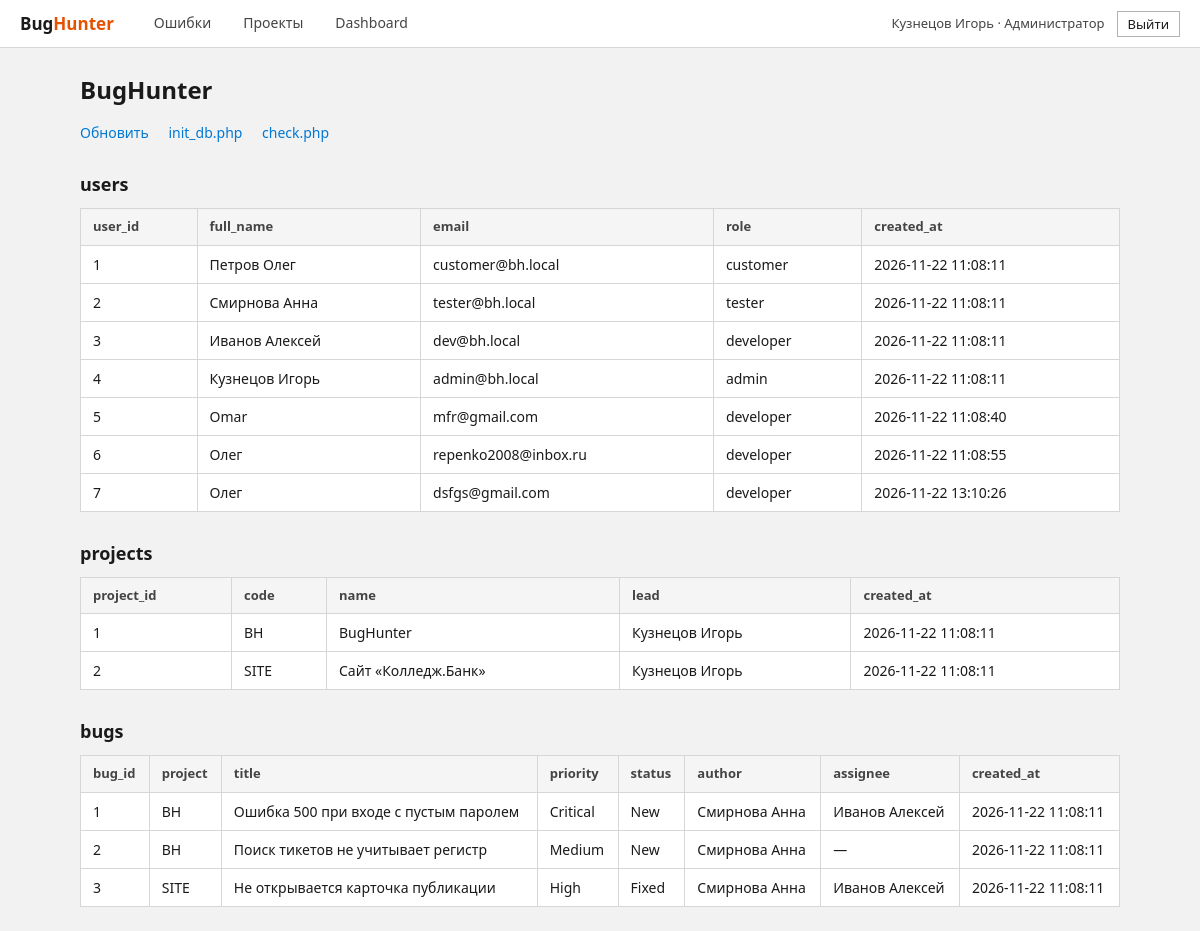
/ (signed in), run on the app's committed database.
### tables this page shows
CREATE TABLE users (
    user_id       INTEGER PRIMARY KEY AUTOINCREMENT,
    full_name     TEXT    NOT NULL,
    email         TEXT    NOT NULL UNIQUE,
    password_hash TEXT    NOT NULL,
    role          TEXT    NOT NULL CHECK (role IN ('customer', 'tester', 'developer', 'admin')),
    created_at    TEXT    NOT NULL DEFAULT CURRENT_TIMESTAMP
);

CREATE TABLE projects (
    project_id  INTEGER PRIMARY KEY AUTOINCREMENT,
    code        TEXT    NOT NULL UNIQUE CHECK (length(code) BETWEEN 2 AND 10),
    name        TEXT    NOT NULL,
    lead_id     INTEGER REFERENCES users (user_id) ON DELETE SET NULL,
    created_at  TEXT    NOT NULL DEFAULT CURRENT_TIMESTAMP,
    owner_id    INTEGER REFERENCES users (user_id),
    description TEXT    NOT NULL DEFAULT ''
);

CREATE TABLE bugs (
    bug_id          INTEGER PRIMARY KEY AUTOINCREMENT,
    project_id      INTEGER NOT NULL REFERENCES projects (project_id),
    author_id       INTEGER NOT NULL REFERENCES users (user_id),
    assignee_id     INTEGER REFERENCES users (user_id) ON DELETE SET NULL,
    title           TEXT    NOT NULL CHECK (length(trim(title)) > 0),
    description     TEXT    NOT NULL DEFAULT '',
    steps           TEXT    NOT NULL DEFAULT '',
    expected_result TEXT    NOT NULL DEFAULT '',
    actual_result   TEXT    NOT NULL DEFAULT '',
    priority        TEXT    NOT NULL DEFAULT 'Medium' CHECK (priority IN ('Critical', 'High', 'Medium', 'Low')),
    status          TEXT    NOT NULL DEFAULT 'New' CHECK (status IN ('New', 'Review', 'Confirmed', 'In Progress', 'Fixed', 'Closed', 'Rejected')),
    created_at      TEXT    NOT NULL DEFAULT CURRENT_TIMESTAMP
);

### config/database.php (called while the page is built, shortened)
<?php
function getPdo(): PDO
{
    static $pdo = null;
    if ($pdo === null) {
        $pdo = new PDO('sqlite:' . DB_PATH, null, null, [
            PDO::ATTR_ERRMODE            => PDO::ERRMODE_EXCEPTION,
            PDO::ATTR_DEFAULT_FETCH_MODE => PDO::FETCH_ASSOC,
        ]);
        $pdo->exec('PRAGMA foreign_keys = ON');
    }
    return $pdo;
}

### index.php (the view, shortened to what this page needs)
<?php
require __DIR__ . '/auth.php';
try {
    $pdo = getPdo();
    $users = $pdo->query(
        'SELECT user_id, full_name, email, role, created_at FROM users ORDER BY user_id'
    )->fetchAll();
    $projects = $pdo->query(
        'SELECT p.project_id, p.code, p.name, u.full_name AS lead, p.created_at
         FROM projects p
         LEFT JOIN users u ON u.user_id = p.lead_id
         ORDER BY p.project_id'
    )->fetchAll();
    $bugs = $pdo->query(
        'SELECT b.bug_id, p.code AS project, b.title, b.priority, b.status,
                r.full_name AS author, COALESCE(a.full_name, \'—\') AS assignee, b.created_at
         FROM bugs b
         JOIN projects p ON p.project_id = b.project_id
         JOIN users r    ON r.user_id = b.author_id
         LEFT JOIN users a ON a.user_id = b.assignee_id
         ORDER BY b.bug_id'
    )->fetchAll();
} catch (Throwable $e) {
    http_response_code(500);
    echo '<h1>Ошибка</h1><p>' . h($e->getMessage()) . '</p>';
    echo '<p>Запустите <a href="init_db.php">init_db.php</a>.</p>';
    exit;
}
function renderTable(string $title, array $rows): void
{
    echo '<h2>' . h($title) . '</h2>';
    echo '<table class="table">';
    echo '<tr>';
    foreach (array_keys($rows[0]) as $col) {
        echo '<th>' . h($col) . '</th>';
    }
    echo '</tr>';
    foreach ($rows as $row) {
        echo '<tr>';
        foreach ($row as $val) {
            echo '<td>' . h($val === null ? '' : (string) $val) . '</td>';
        }
        echo '</tr>';
    }
    echo '</table>';
}
?>
<?php pageHeader('Таблицы'); ?>
    <h1>BugHunter</h1>
    <p class="links">
        <a href="index.php">Обновить</a>
        <a href="init_db.php">init_db.php</a>
        <a href="check.php">check.php</a>
    </p>
    <?php
    renderTable('users', $users);
    ?>
<?php pageFooter(); ?>

### auth.php (shortened to what this page needs)
<?php
require_once __DIR__ . '/config/database.php';
function h(?string $s): string
{
    return htmlspecialchars((string) $s, ENT_QUOTES | ENT_SUBSTITUTE, 'UTF-8');
}
function currentUser(): ?array
{
    $stmt = getPdo()->prepare('SELECT user_id, full_name, email, role FROM users WHERE user_id = ?');
    $stmt->execute([$_SESSION['user_id']]);
    $user = $stmt->fetch();
    return $user ?: null;
}
function pageHeader(string $title): void
{
    $user = currentUser();
    $page = basename($_SERVER['SCRIPT_NAME'] ?? '');
    $active = static fn (string $prefix): string => str_starts_with($page, $prefix) ? ' class="active"' : '';
    ?>
<!doctype html>
<html lang="ru">
<head>
    <link rel="stylesheet" href="style.css">
</head>
<body>
<?php if ($user !== null): ?>
<header class="topbar">
    <a class="logo" href="bugs.php">Bug<span>Hunter</span></a>
    <nav>
        <a href="bugs.php"<?= $active('bug') ?>>Ошибки</a>
        <a href="projects.php"<?= $active('project') ?>>Проекты</a>
        <a href="dashboard.php"<?= $active('dashboard') ?>>Dashboard</a>
    </nav>
    <div class="me">
        <span><?= h($user['full_name']) ?> · <?= h(roleTitle($user['role'])) ?></span>
        <form method="POST" action="logout.php">
            <button type="submit" class="btn btn-light btn-sm">Выйти</button>
        </form>
    </div>
</header>
<?php endif; ?>
<main class="container<?= $user === null ? ' narrow' : '' ?>">
<?php
}
function pageFooter(): void
{
    echo "</main>\n</body>\n</html>\n";
}
function roleTitle(string $role): string
{
    return [
        'customer'  => 'Заказчик',
        'tester'    => 'Тестировщик',
        'developer' => 'Разработчик',
        'admin'     => 'Администратор',
    ][$role] ?? $role;
}

### style.css (style rules this page uses)
:root { --accent: #0078d4; --accent-dark: #005a9e; --accent-press: #004578; --accent-soft: #e5f1fb; --ink: #1a1a1a; --ink-soft: #444444; --ink-muted: #6b6b6b; --surface: #ffffff; --bg: #f2f2f2; --line: #d6d6d6; --line-strong: #b3b3b3; --line-dark: #8a8a8a; --danger: #c42b1c; --danger-dark: #a02317; --success: #0f7b0f; --success-bg: #e6f4e6; --danger-bg: #fde7e9; --focus: 0 0 0 2px var(--surface), 0 0 0 4px var(--accent); }
* { box-sizing: border-box; }
html { -webkit-text-size-adjust: 100%; }
body { margin: 0; background: var(--bg); color: var(--ink); font: 14px/1.5 "Segoe UI", "Segoe UI Variable", Tahoma, system-ui, Arial, sans-serif; -webkit-font-smoothing: antialiased; }
a { color: var(--accent); text-decoration: none; }
h1 { font-size: 24px; font-weight: 600; margin: 0 0 4px; letter-spacing: 0; }
h2 { font-size: 18px; font-weight: 600; margin: 28px 0 10px; }
.topbar { display: flex; align-items: center; gap: 24px; padding: 0 20px; height: 48px; background: var(--surface); color: var(--ink); border-bottom: 1px solid var(--line); position: sticky; top: 0; z-index: 50; }
.topbar .logo { color: var(--ink); font-weight: 700; font-size: 17px; letter-spacing: 0; text-decoration: none; line-height: 20px; }
.topbar .logo span { color: #e65100; }
.topbar nav { display: flex; gap: 0; flex: 1; height: 100%; }
.topbar nav a { color: var(--ink-soft); padding: 0 16px; font-size: 14px; display: flex; align-items: center; border-bottom: 2px solid transparent; transition: background .1s, color .1s; }
.topbar .me { display: flex; align-items: center; gap: 12px; font-size: 13px; color: var(--ink-soft); }
.topbar .me form { margin: 0; }
.container { max-width: 1080px; margin: 24px auto; padding: 0 20px; }
.links a { margin-right: 16px; }
.btn, button { display: inline-flex; align-items: center; justify-content: center; gap: 6px; padding: 6px 16px; border: 1px solid var(--accent); border-radius: 0; cursor: pointer; background: var(--accent); color: #fff; font: inherit; font-size: 14px; line-height: 20px; text-decoration: none; transition: background .1s, border-color .1s; }
.btn-light { background: var(--surface); color: var(--ink); border: 1px solid var(--line-strong); }
.btn-sm { padding: 3px 10px; font-size: 13px; line-height: 18px; }
.table, table { width: 100%; border-collapse: collapse; background: var(--surface); border: 1px solid var(--line); border-radius: 0; margin-top: 8px; }
th { background: #f5f5f5; text-align: left; font-size: 13px; font-weight: 600; color: var(--ink-soft); padding: 8px 12px; border: 1px solid var(--line); border-top: 0; }
td { padding: 0; border: 1px solid var(--line); font-size: 14px; vertical-align: middle; text-align: center; position: relative; }
td:not(:has(.badge)) { padding: 8px 12px; text-align: left; }

### data on the page
users: full_name "Кузнецов Игорь", role "Администратор", user_id "4", email "admin@bh.local", role "admin", created_at "2026-11-22 11:08:11"
users: user_id "1", full_name "Петров Олег", email "customer@bh.local", role "customer", created_at "2026-11-22 11:08:11"
users: user_id "2", full_name "Смирнова Анна", email "tester@bh.local", role "tester", created_at "2026-11-22 11:08:11"
users: user_id "3", full_name "Иванов Алексей", email "dev@bh.local", role "developer", created_at "2026-11-22 11:08:11"
users: user_id "5", full_name "Omar", email "mfr@gmail.com", role "developer", created_at "2026-11-22 11:08:40"
users: user_id "6", full_name "Олег", email "repenko2008@inbox.ru", role "developer", created_at "2026-11-22 11:08:55"
users: user_id "7", full_name "Олег", email "dsfgs@gmail.com", role "developer", created_at "2026-11-22 13:10:26"
projects: project_id "1", code "BH", name "BugHunter", owner.full_name "Кузнецов Игорь", created_at "2026-11-22 11:08:11"
projects: project_id "2", code "SITE", name "Сайт «Колледж.Банк»", owner.full_name "Кузнецов Игорь", created_at "2026-11-22 11:08:11"
bugs: bug_id "1", project.code "BH", title "Ошибка 500 при входе с пустым паролем", priority "Critical", status "New", val "Смирнова Анна", val "Иванов Алексей", created_at "2026-11-22 11:08:11"
bugs: bug_id "2", project.code "BH", title "Поиск тикетов не учитывает регистр", priority "Medium", status "New", val "Смирнова Анна", val "—", created_at "2026-11-22 11:08:11"
bugs: bug_id "3", project.code "SITE", title "Не открывается карточка публикации", priority "High", status "Fixed", val "Смирнова Анна", val "Иванов Алексей", created_at "2026-11-22 11:08:11"

### other printed values
$title "users projects bugs"
$col "user_id"
$col "full_name"
$col "email"
$col "role"
$col "created_at"
$col "project_id"
$col "code"
$col "name"
$col "lead"
$col "bug_id"
$col "project"
$col "title"
$col "priority"
$col "status"
